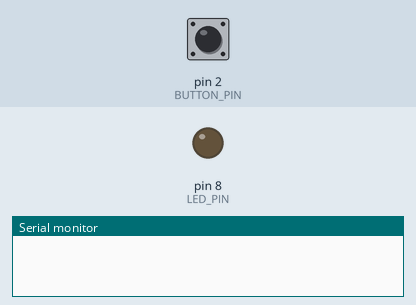
Recording of a sketch running on a simulated Arduino Uno, built with avr-gcc and run on an emulated ATmega328P. On the bench: output pins drawn as LEDs (lit = HIGH), the last lines printed to the serial monitor. The inputs (shaded band) are chosen by the test bench; at power-on: pin 2 (BUTTON_PIN) LOW.

Above: at 1.2 s.
1.3 s: pin 2 (BUTTON_PIN) pulled HIGH for 0.15 s
At 1.7 s:
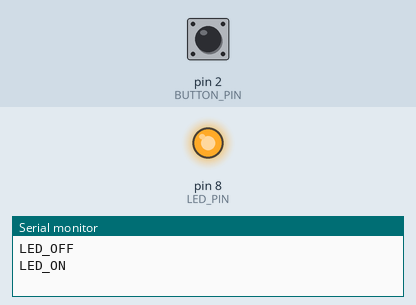
2.9 s: pin 2 (BUTTON_PIN) pulled HIGH for 1 s
At 4.2 s:
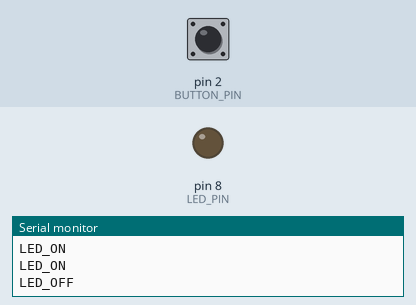
5.4 s: pin 2 (BUTTON_PIN) pulled HIGH for 3.2 s
At 9.0 s:
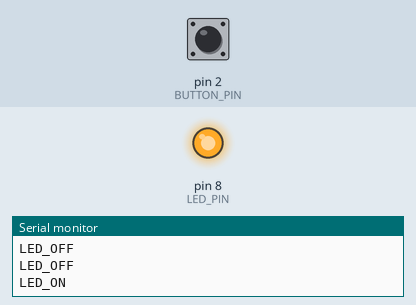
Timing chart, 0 to 10.5 s (numbered marks = the images above; inputs shaded):
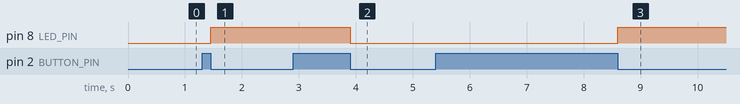

The sketch:

Button_254Project.ino
```cpp
// This code turns the led on and off when the button is pressed

#define LED_PIN 8
#define BUTTON_PIN 2

byte lastButtonState = LOW;
byte ledState = LOW;

void setup() {
  pinMode(LED_PIN, OUTPUT);
  pinMode(BUTTON_PIN, INPUT);
  Serial.begin(9600);
}

void loop() {
  byte buttonState = digitalRead(BUTTON_PIN);
  if (buttonState != lastButtonState) {
    lastButtonState = buttonState;
    if (buttonState == LOW) {
    if (ledState == HIGH) {
        ledState = LOW;
    } else {
        ledState = HIGH;
    }
    digitalWrite(LED_PIN, ledState);
}
    if (ledState == HIGH){
      Serial.println("LED_ON");
    }
    else {
      Serial.println("LED_OFF");
    }
    }
  }
```

Measured:
- after the input at 1.3 s, pin 8 (LED_PIN): LOW → HIGH after 0.15 s
- after the input at 2.9 s, pin 8 (LED_PIN): HIGH → LOW after 1.0 s
- after the input at 5.4 s, pin 8 (LED_PIN): LOW → HIGH after 3.2 s
